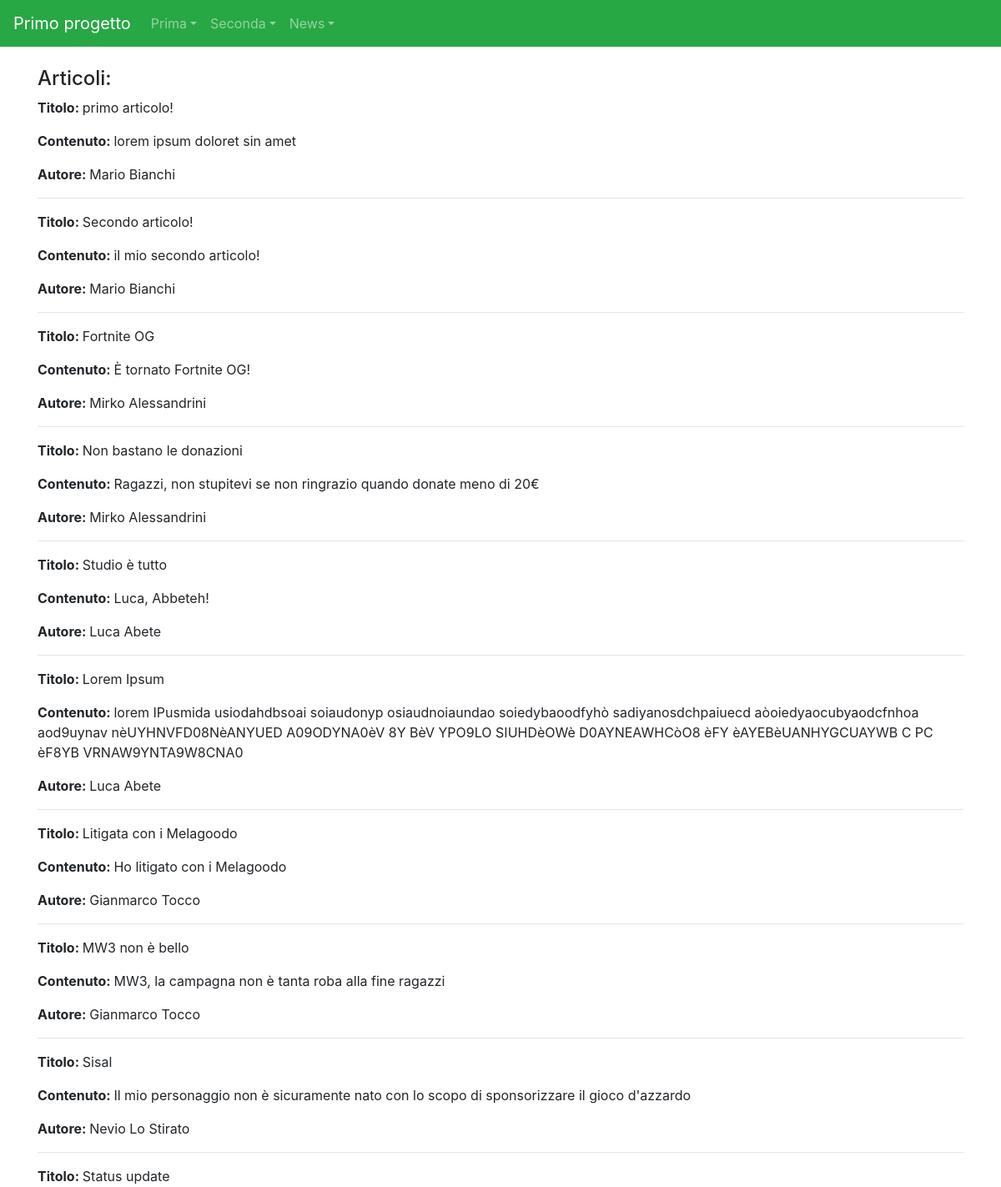
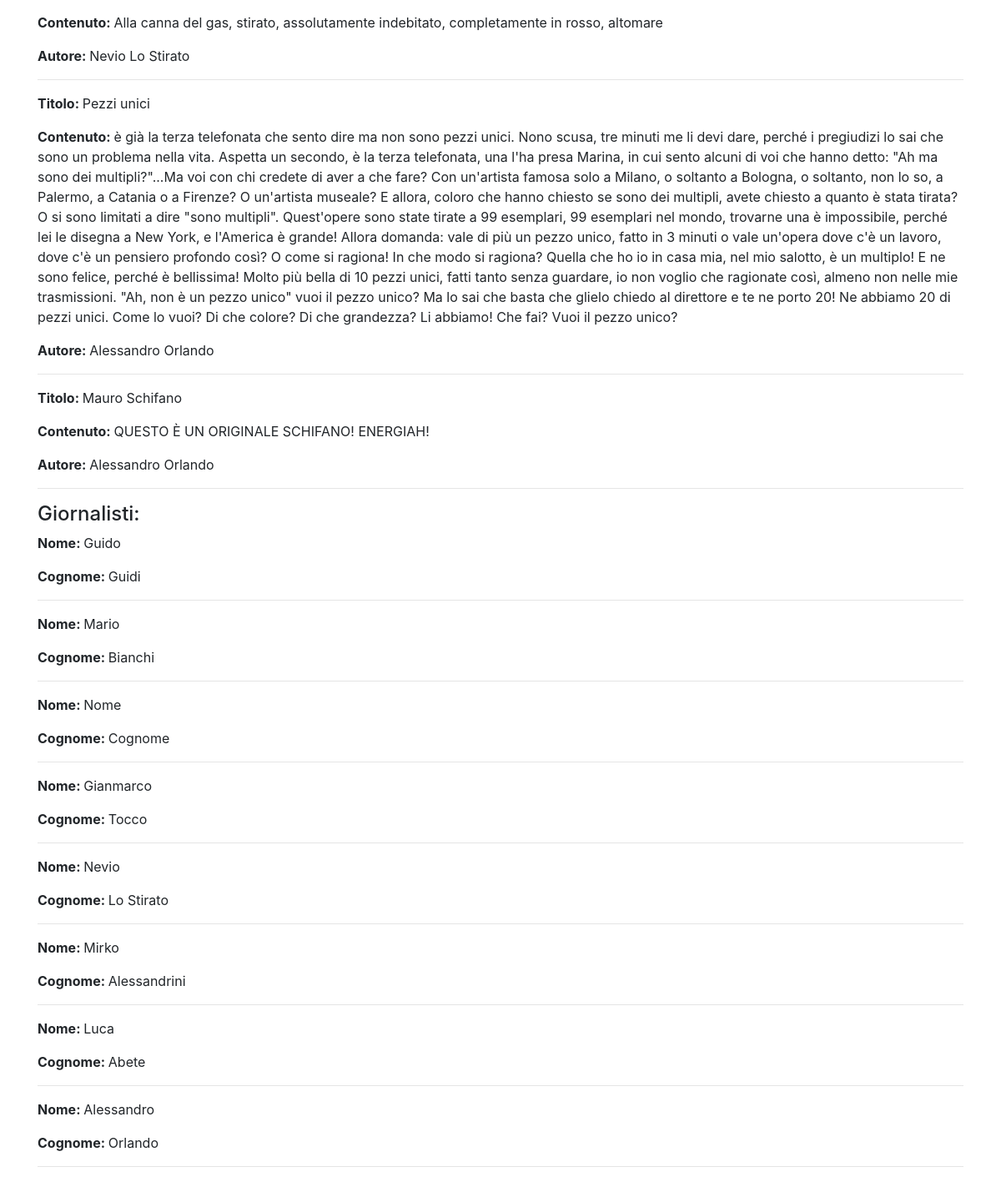
Page /news/ on the committed database (2 pictures, top to bottom).
### news/models.py (models this page shows)
class Articolo(models.Model):
    titolo = models.CharField(max_length = 100)
    contenuto = models.TextField()
    giornalista = models.ForeignKey(Giornalista, on_delete = models.CASCADE, related_name = "articoli")
    data = models.DateField(auto_now = True, blank = True)
    visualizzazioni = models.IntegerField(default = 0, blank = True)
    def __str__(self):
        return self.titolo
    class Meta:
        verbose_name = "Articolo"
        verbose_name_plural = "Articoli"

class Giornalista(models.Model):
    nome = models.CharField(max_length = 20)
    cognome = models.CharField(max_length = 20)
    anno_di_nascita = models.DateField(blank = True)
    def __str__(self):
        return self.nome + " " + self.cognome
    class Meta:
        verbose_name = "Giornalista"
        verbose_name_plural = "Giornalisti"

### news/views.py (the view)
# urls.py: path("", home, name = "homeview"),
def home(request):
    articoli = Articolo.objects.all() #lista di articoli
    giornalisti = Giornalista.objects.all() #lista di giornalisti
    context = {"articoli": articoli, "giornalisti": giornalisti}
    print(context)
    return render(request, "homepage_news.html", context)

### news/templates/homepage_news.html (shortened to what this page needs)
{% extends "base.html" %}
{%block content%}
<h4>Articoli:</h4>
    {% for articolo in articoli%}
        <p><strong>Titolo: </strong>{{articolo.titolo}}</p>
        <p><strong>Contenuto: </strong>{{articolo.contenuto}}</p>
        <p><strong>Autore: </strong>{{articolo.giornalista}}</p>
        <hr>
    {%endfor%}
<h4>Giornalisti:</h4>
    {% for giornalista in giornalisti%}
        <p><strong>Nome: </strong>{{giornalista.nome}}</p>
        <p><strong>Cognome: </strong>{{giornalista.cognome}}</p>
        <hr>
    {%endfor%}
{%endblock content%}

### rows in the picture
Articolo: titolo "primo articolo!", contenuto "lorem ipsum doloret sin amet", giornalista "Mario Bianchi"
Articolo: titolo "Secondo articolo!", contenuto "il mio secondo articolo!", giornalista "Mario Bianchi"
Articolo: titolo "Fortnite OG", contenuto "È tornato Fortnite OG!", giornalista "Mirko Alessandrini"
Articolo: titolo "Non bastano le donazioni", contenuto "Ragazzi, non stupitevi se non ringrazio quando donate meno di 20€", giornalista "Mirko Alessandrini"
Articolo: titolo "Studio è tutto", contenuto "Luca, Abbeteh!", giornalista "Luca Abete"
Articolo: titolo "Lorem Ipsum", contenuto "lorem IPusmida usiodahdbsoai soiaudonyp osiaudnoiaundao soiedybaoodfyhò sadiyanosdchpaiuecd aòoiedyaocubyaodcfnhoa aod9uynav nèUYHNVFD08NèANYUED A09ODYNA0èV 8Y BèV YPO9LO SIUHDèOWè D0AYNEAWHCòO8 èFY èAYEBèUANHYGCUAYWB C PC èF8YB VRNAW9YNTA9W8CNA0", giornalista "Luca Abete"
Articolo: titolo "Litigata con i Melagoodo", contenuto "Ho litigato con i Melagoodo", giornalista "Gianmarco Tocco"
Articolo: titolo "MW3 non è bello", contenuto "MW3, la campagna non è tanta roba alla fine ragazzi", giornalista "Gianmarco Tocco"
Articolo: titolo "Sisal", contenuto "Il mio personaggio non è sicuramente nato con lo scopo di sponsorizzare il gioco d'azzardo", giornalista "Nevio Lo Stirato"
Articolo: titolo "Status update", contenuto "Alla canna del gas, stirato, assolutamente indebitato, completamente in rosso, altomare", giornalista "Nevio Lo Stirato"
Articolo: titolo "Pezzi unici", contenuto "è già la terza telefonata che sento dire ma non sono pezzi unici. Nono scusa, tre minuti me li devi dare, perché i pregiudizi lo sai che sono un problema nella vita. Aspetta un secondo, è la terza telefonata, una l'ha presa Marina, in cui sento alcuni di voi che hanno detto: \"Ah ma sono dei multipli?\"...Ma voi con chi credete di aver a che fare? Con un'artista famosa solo a Milano, o soltanto a Bologna, o soltanto, non lo so, a Palermo, a Catania o a Firenze? O un'artista museale? E allora, coloro che hanno chiesto se sono dei multipli, avete chiesto a quanto è stata tirata? O si sono limitati a dire \"sono multipli\". Quest'opere sono state tirate a 99 esemplari, 99 esemplari nel mondo,…", giornalista "Alessandro Orlando"
Articolo: titolo "Mauro Schifano", contenuto "QUESTO È UN ORIGINALE SCHIFANO! ENERGIAH!", giornalista "Alessandro Orlando"
Giornalista: nome "Guido", cognome "Guidi"
Giornalista: nome "Mario", cognome "Bianchi"
Giornalista: nome "Nome", cognome "Cognome"
Giornalista: nome "Gianmarco", cognome "Tocco"
Giornalista: nome "Nevio", cognome "Lo Stirato"
Giornalista: nome "Mirko", cognome "Alessandrini"
Giornalista: nome "Luca", cognome "Abete"
Giornalista: nome "Alessandro", cognome "Orlando"
